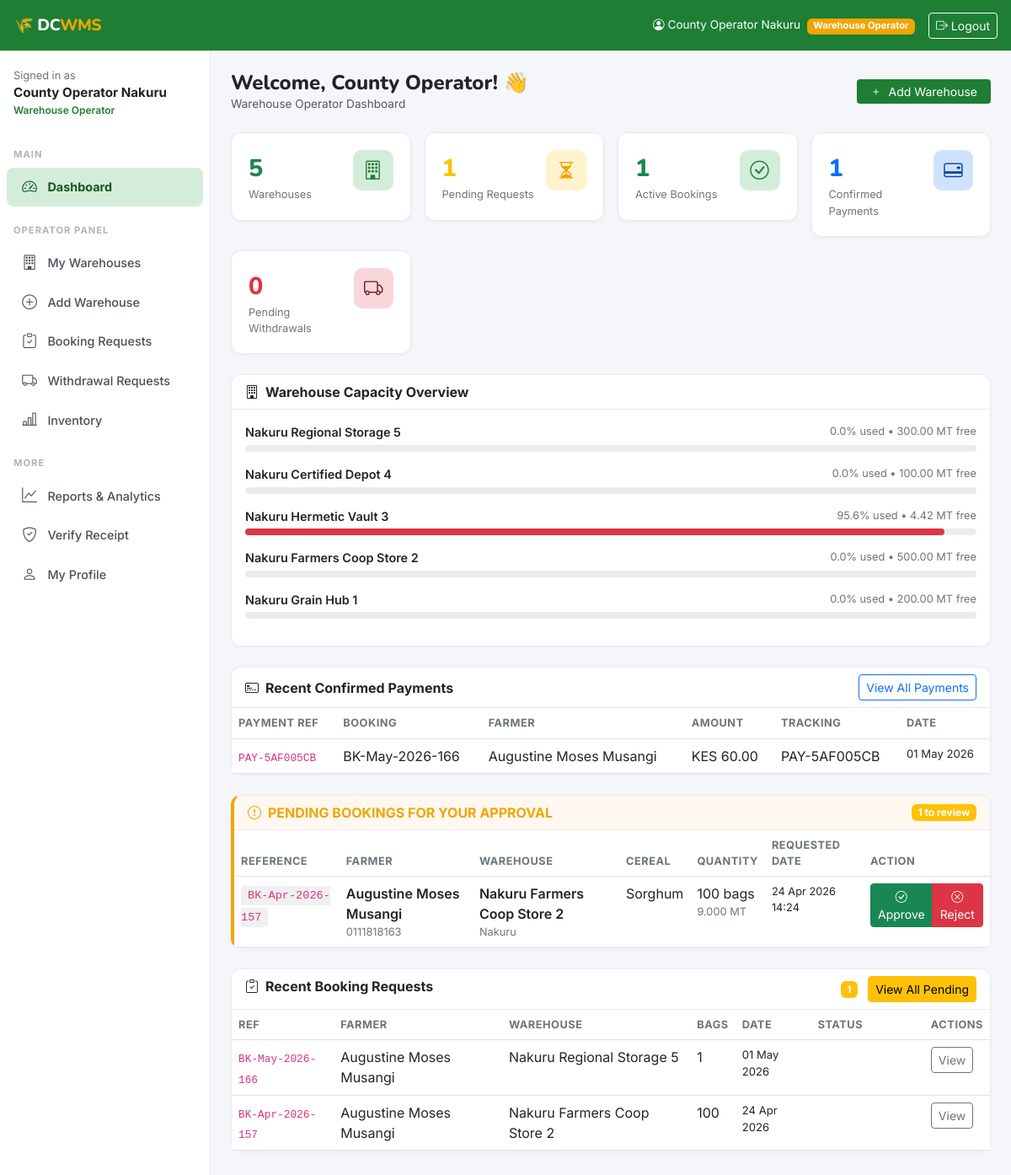
The app's page /dashboard/ (signed in), older data.
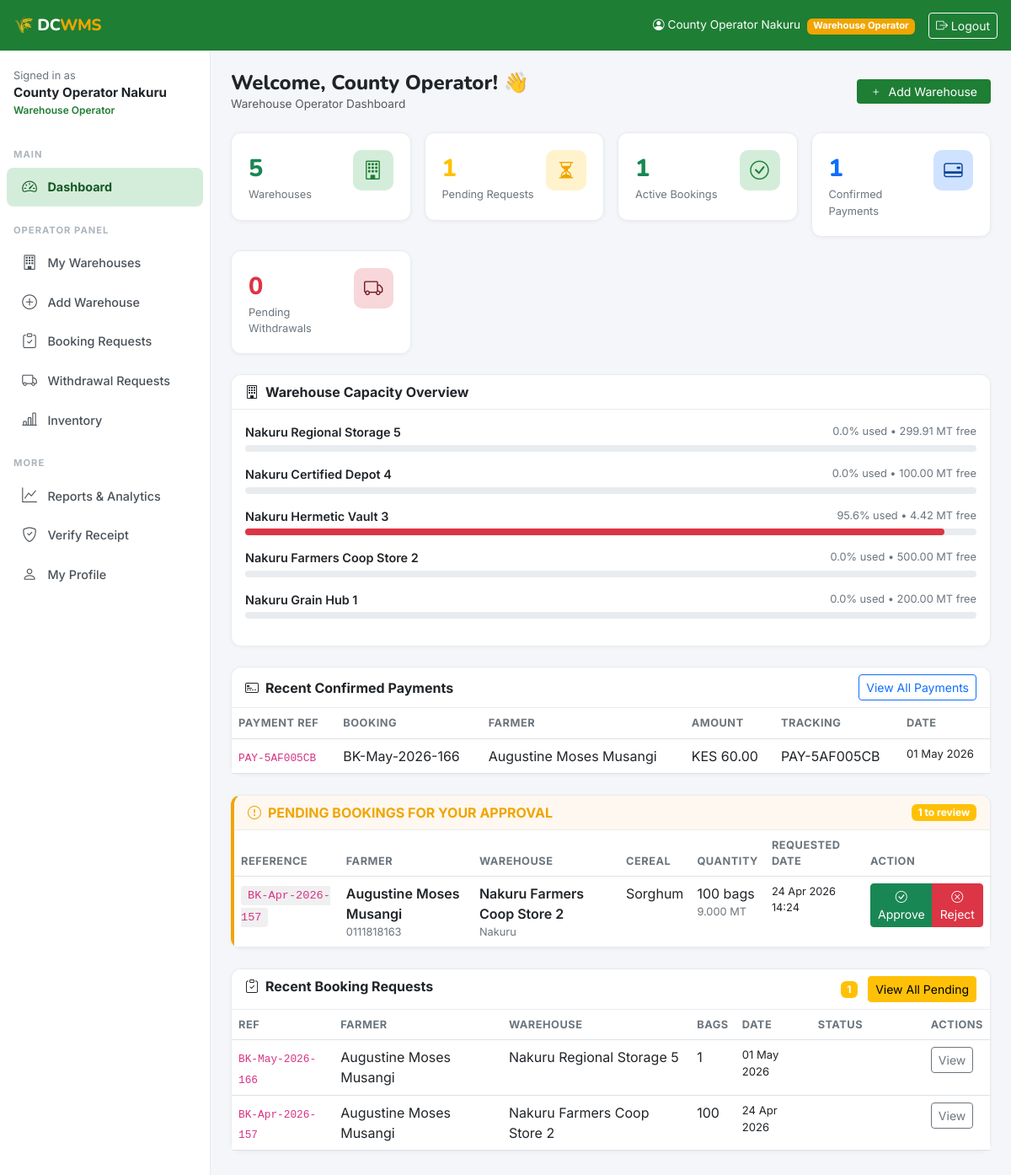
The same page, newer data.
### warehouses/models.py (models this page shows, shortened)
class Warehouse(models.Model):
    operator = models.ForeignKey(
        settings.AUTH_USER_MODEL,
        on_delete=models.CASCADE,
        related_name='warehouses',
        limit_choices_to={'role': 'operator'}
    )
    name = models.CharField(max_length=200)
    registration_number = models.CharField(max_length=50, unique=True, blank=True)
    county = models.CharField(max_length=100, choices=COUNTY_CHOICES)
    sub_county = models.CharField(max_length=100)
    village = models.CharField(max_length=100, blank=True)
    physical_address = models.TextField()
    latitude = models.DecimalField(max_digits=9, decimal_places=6, null=True, blank=True)
    longitude = models.DecimalField(max_digits=9, decimal_places=6, null=True, blank=True)
    total_capacity_mt = models.DecimalField(
        max_digits=10, decimal_places=2,
        validators=[MinValueValidator(0.01)],
        help_text="Total capacity in metric tonnes"
    )
    available_capacity_mt = models.DecimalField(
        max_digits=10, decimal_places=2,
        validators=[MinValueValidator(0)],
        help_text="Currently available capacity in metric tonnes"
    )
    storage_type = models.CharField(max_length=20, choices=STORAGE_TYPE_CHOICES, default='bagged')
    certification_status = models.CharField(max_length=20, choices=CERTIFICATION_CHOICES, default='wrsc')
    certification_expiry = models.DateField(null=True, blank=True)
    has_pest_control = models.BooleanField(default=True)
    has_moisture_control = models.BooleanField(default=False)
    has_security = models.BooleanField(default=True)
    has_fumigation = models.BooleanField(default=False)
    accepts_wrs = models.BooleanField(default=True, verbose_name="Accepts WRS Receipts")
    contact_phone = models.CharField(max_length=15)
    contact_email = models.EmailField(blank=True)
    storage_fee_per_bag_month = models.DecimalField(
        max_digits=8, decimal_places=2, default=50.00,
        help_text="KES per 90kg bag per month"
    )
    is_active = models.BooleanField(default=True)
    created_at = models.DateTimeField(auto_now_add=True)
    updated_at = models.DateTimeField(auto_now=True)
    class Meta:
        ordering = ['-created_at']
        verbose_name = 'Warehouse'
        verbose_name_plural = 'Warehouses'
    @property
    def utilization_percent(self):
        if self.total_capacity_mt > 0:
            used = self.total_capacity_mt - self.available_capacity_mt
            return round((used / self.total_capacity_mt) * 100, 1)
        return 0

### accounts/views.py (the view, shortened to what this page needs)
# urls.py: path('', dashboard_home, name='home'),
@login_required
def dashboard_home(request):
    user = request.user
    ctx = {}
    if user.is_farmer:
        ctx['my_bookings'] = Booking.objects.filter(farmer=user).order_by('-created_at')[:5]
        ctx['pending_bookings'] = Booking.objects.filter(farmer=user, status='pending').count()
        ctx['active_bookings'] = Booking.objects.filter(farmer=user, status='approved').count()
        ctx['my_withdrawals'] = Withdrawal.objects.filter(farmer=user).order_by('-created_at')[:5]
        ctx['total_bookings'] = Booking.objects.filter(farmer=user).count()
    elif user.is_operator:
        my_warehouses = Warehouse.objects.filter(operator=user)
        if hasattr(user, 'operator_profile'):
            assigned_county = user.operator_profile.assigned_county
            my_warehouses = my_warehouses.filter(county=assigned_county)
            ctx['my_warehouses'] = my_warehouses
            ctx['warehouse_count'] = my_warehouses.count()
            pending_bookings_qs = Booking.objects.filter(
                warehouse__operator=user, status='pending_payment', warehouse__county=assigned_county
            ).order_by('-created_at')
            ctx['pending_bookings'] = pending_bookings_qs.count()
            ctx['pending_bookings_list'] = pending_bookings_qs[:10]
            ctx['approved_bookings'] = Booking.objects.filter(
                warehouse__operator=user, status='confirmed', warehouse__county=assigned_county
            ).count()
            from payments.models import Payment
            payments_made = Payment.objects.filter(
                booking__warehouse__operator=user,
                booking__warehouse__county=assigned_county,
                status=Payment.STATUS_COMPLETED
            ).order_by('-completed_at')[:10]
            ctx['payments_made'] = payments_made
            ctx['payments_made_count'] = Payment.objects.filter(
                booking__warehouse__operator=user,
                booking__warehouse__county=assigned_county,
                status=Payment.STATUS_COMPLETED
            ).count()
            ctx['recent_bookings'] = Booking.objects.filter(
                warehouse__operator=user, warehouse__county=assigned_county
            ).order_by('-created_at')[:10]
            pending_withdrawals_qs = Withdrawal.objects.filter(
                warehouse__operator=user,
                status__in=['scheduled', 'accepted'],
                warehouse__county=assigned_county
            ).order_by('-created_at')
            ctx['pending_withdrawals'] = pending_withdrawals_qs.count()
            ctx['pending_withdrawals_list'] = pending_withdrawals_qs[:10]
            ctx['completed_withdrawals'] = Withdrawal.objects.filter(
                warehouse__operator=user,
                status='completed',
                warehouse__county=assigned_county
            ).count()
    return render(request, 'accounts/dashboard.html', ctx)

### accounts/models.py (called while the page is built)
    @property
    def is_farmer(self):
        return self.role == self.ROLE_FARMER

    @property
    def is_operator(self):
        return self.role == self.ROLE_OPERATOR

    @property
    def is_admin_user(self):
        return self.role == self.ROLE_ADMIN or self.is_superuser

### bookings/models.py (called while the page is built)
    @property
    def booking_ref_human(self):
        return self.booking_reference or 'BK-UNKNOWN'

### payments/models.py (called while the page is built)
    @property
    def payment_ref(self):
        return f"PAY-{str(self.payment_id)[:8].upper()}"

    @property
    def tracking_code(self):
        if self.mpesa_receipt_number:
            return f"TRK-{self.mpesa_receipt_number}"
        return self.payment_ref

### templates/accounts/dashboard.html (shortened to what the changed rows need)
{% extends 'base.html' %}
{% block content %}
{% if user.is_operator %}
{% if my_warehouses %}
<div class="card mb-4">
  <div class="card-body">
    {% for w in my_warehouses %}
    <div class="mb-3">
      <div class="d-flex justify-content-between mb-1">
        <span style="font-weight:600;font-size:.9rem;">{{ w.name }}</span>
        <span style="font-size:.8rem;color:#6c757d;">{{ w.utilization_percent }}% used &bull; {{ w.available_capacity_mt }} MT free</span>
      </div>
      <div class="capacity-bar">
      </div>
    </div>
    {% endfor %}
  </div>
</div>
{% endif %}
{% if payments_made and payments_made|length > 0 %}
<div class="card mb-4">
  <div class="card-body p-0">
    <div class="table-responsive">
      <table class="table mb-0">
        <thead>
          <tr>
            <th>Payment Ref</th>
            <th>Booking</th>
            <th>Farmer</th>
            <th>Amount</th>
            <th>Tracking</th>
            <th>Date</th>
          </tr>
        </thead>
      </table>
    </div>
  </div>
</div>
{% endif %}
{% if user.is_operator and pending_bookings_list %}
<div class="card mb-4" style="border-left:4px solid #f0a500;">
  <div class="card-body p-0">
    <div class="table-responsive">
      <table class="table mb-0">
        <thead style="background:#f9f9f9;">
          <tr>
            <th>Reference</th>
            <th>Farmer</th>
            <th>Warehouse</th>
            <th>Cereal</th>
            <th>Quantity</th>
            <th>Requested Date</th>
            <th style="width:150px;">Action</th>
          </tr>
        </thead>
      </table>
    </div>
  </div>
</div>
{% endif %}
<div class="card">
  <div class="card-body p-0">
    <div id="bookings-table-container">
      {% if recent_bookings %}
      <div class="table-responsive">
        <table class="table mb-0">
          <thead><tr><th>Ref</th><th>Farmer</th><th>Warehouse</th><th>Bags</th><th>Date</th><th>Status</th><th>Actions</th></tr></thead>
        </table>
      </div>
      {% else %}
        <div class="text-center py-5 text-muted"><i class="bi bi-inbox" style="font-size:2rem;display:block;"></i>No bookings yet.</div>
      {% endif %}
    </div>
  </div>
</div>
{% endif %}
{% endblock %}

Row changes from the older to the newer data that the page shows:
changed Warehouse "Nakuru Regional Storage 5": available_capacity_mt "300.00" → "299.91"
